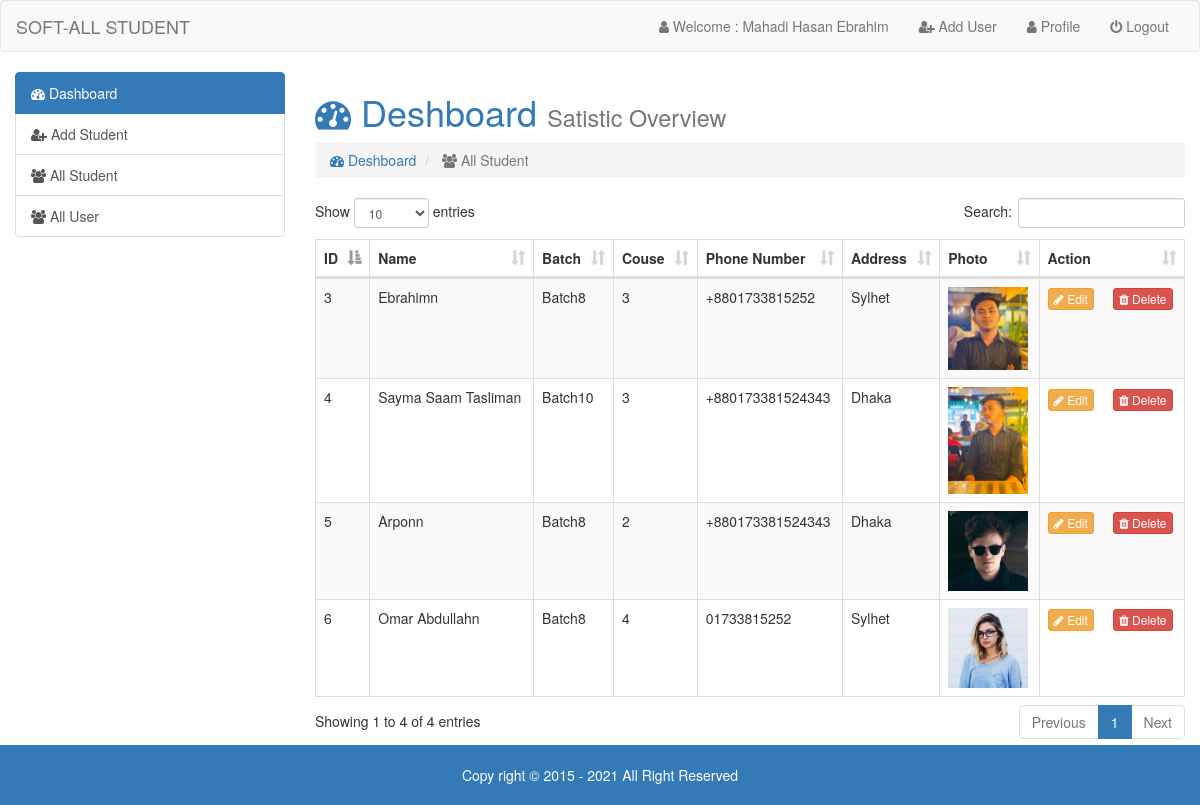
Page /admin/index.php?page=all-student (signed in) on the committed database.
### tables this page shows
CREATE TABLE `student` (
  `id` int(11) NOT NULL,
  `name` varchar(50) NOT NULL,
  `batch` varchar(50) NOT NULL,
  `course` varchar(100) NOT NULL,
  `phone` varchar(50) NOT NULL,
  `address` varchar(100) NOT NULL,
  `picture` varchar(300) NOT NULL,
  `time` timestamp NOT NULL DEFAULT current_timestamp()
);

### admin/all-student.php (the view, shortened to what this page needs)
<h1 class='text-primary'> <i class='fa fa-dashboard'></i> Deshboard <small> Satistic Overview </small> </h1>
<ol class="breadcrumb">
    <li> <a href="index.php?page=dashboard">  <i class='fa fa-dashboard'></i> Deshboard</a></li>
    <li class="active"> <i class='fa fa-users'></i> All Student</li>
</ol>
<div class="table-responsive">
    <table id='allstudent' class=' table table-bordered table-hover table-striped '>
        <thead>
            <tr>
                <th>ID</th>
                <th>Name</th>
                <th>Batch</th>
                <th>Couse</th>
                <th>Phone Number</th>
                <th>Address</th>
                <th>Photo</th>
                <th>Action</th>
            </tr>
        </thead>
        <tbody>
            <?php
            $sql_all_student = "SELECT * FROM `student`  ORDER BY `id` DESC  ";
            $db_info = mysqli_query($link, $sql_all_student);
            while ($row = mysqli_fetch_assoc($db_info)) {
            ?>
                <tr>
                    <td><?php echo $row['id']; ?></td>
                    <td><?php echo  ucwords($row['name']) ; ?>n</td>
                    <td><?php echo $row['batch']; ?></td>
                    <td><?php echo $row['course']; ?></td>
                    <td><?php echo $row['phone']; ?></td>
                    <td><?php echo ucwords($row['address']); ?></td>
                    <td><img style="width:80px;" src="student_img/<?php echo $row['picture']; ?>" alt=""></td>
                    <td>
                        <a href="index.php?page=update-student&id=<?php echo base64_encode($row['id']) ; ?>" class="btn btn-xs btn-warning"> <i class='fa fa-pencil'></i> Edit</a>
                        <a href="delete_student.php?id=<?php echo base64_encode($row['id']) ; ?>" class="btn btn-xs btn-danger"> <i class='fa fa-trash'></i> Delete</a>
                    </td>
                </tr>
            <?php
            }
            ?>
        </tbody>
    </table>
</div>

### rows in the picture
student: id "6", name "Omar Abdullah", batch "Batch8", course "4", phone "01733815252", address "Sylhet", picture (picture)
student: id "5", name "Arpon", batch "Batch8", course "2", phone "+880173381524343", address "Dhaka", picture (picture)
student: id "4", name "Sayma Saam Taslima", batch "Batch10", course "3", phone "+880173381524343", address "Dhaka", picture (picture)
student: id "3", name "Ebrahim", batch "Batch8", course "3", phone "+8801733815252", address "Sylhet", picture (picture)
